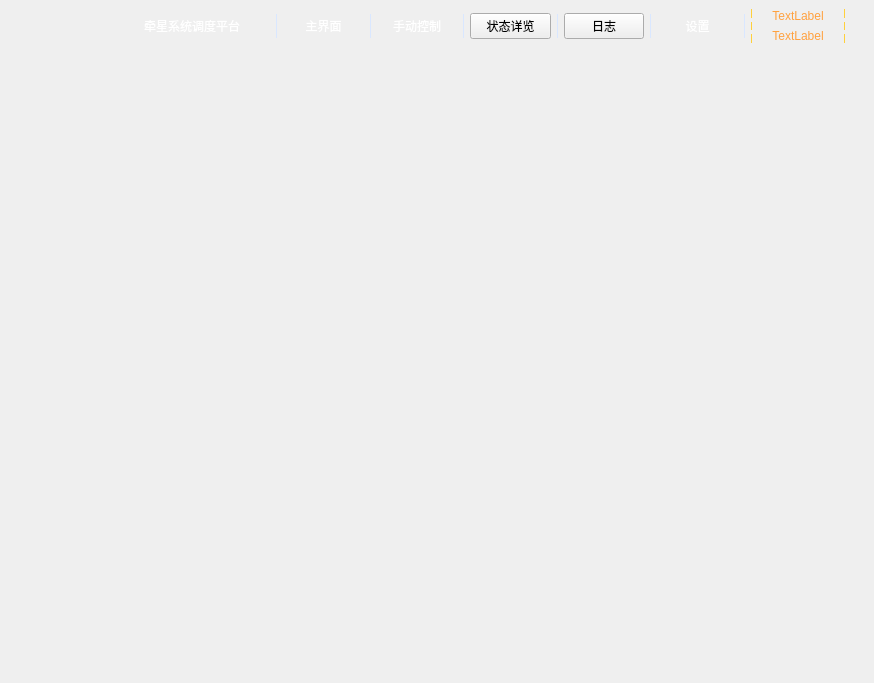
<?xml version="1.0" encoding="UTF-8"?>
<ui version="4.0">
 <class>WidgetMain</class>
 <widget class="QWidget" name="WidgetMain">
  <property name="geometry">
   <rect>
    <x>0</x>
    <y>0</y>
    <width>874</width>
    <height>683</height>
   </rect>
  </property>
  <property name="windowTitle">
   <string>Form</string>
  </property>
  <layout class="QGridLayout" name="gridLayout">
   <property name="leftMargin">
    <number>0</number>
   </property>
   <property name="topMargin">
    <number>0</number>
   </property>
   <property name="rightMargin">
    <number>0</number>
   </property>
   <property name="bottomMargin">
    <number>0</number>
   </property>
   <property name="spacing">
    <number>0</number>
   </property>
   <item row="0" column="0">
    <widget class="QWidget" name="widget" native="true">
     <property name="styleSheet">
      <string notr="true">#widget{border-image: url(:/image/home_all/bj2.png);}
</string>
     </property>
     <layout class="QVBoxLayout" name="verticalLayout" stretch="40,561,18">
      <property name="spacing">
       <number>8</number>
      </property>
      <property name="leftMargin">
       <number>20</number>
      </property>
      <property name="topMargin">
       <number>0</number>
      </property>
      <property name="rightMargin">
       <number>20</number>
      </property>
      <property name="bottomMargin">
       <number>10</number>
      </property>
      <item>
       <widget class="QWidget" name="widget_2" native="true">
        <property name="styleSheet">
         <string notr="true">pushButton{boder:none}</string>
        </property>
        <layout class="QHBoxLayout" name="horizontalLayout" stretch="266,648">
         <property name="leftMargin">
          <number>0</number>
         </property>
         <property name="topMargin">
          <number>0</number>
         </property>
         <property name="rightMargin">
          <number>0</number>
         </property>
         <property name="bottomMargin">
          <number>0</number>
         </property>
         <item>
          <widget class="QWidget" name="widget_4" native="true">
           <property name="styleSheet">
            <string notr="true">#widget_4{border-image: url(:/image/home_all/logokuang_icon.png);}
</string>
           </property>
           <layout class="QHBoxLayout" name="horizontalLayout_2">
            <item>
             <widget class="QLabel" name="label_icon">
              <property name="styleSheet">
               <string notr="true">border-image: url(:/image/home_all/logo_white.png);</string>
              </property>
              <property name="text">
               <string/>
              </property>
             </widget>
            </item>
            <item>
             <widget class="QLabel" name="label_title">
              <property name="styleSheet">
               <string notr="true">QLabel{color:rgb(255, 255, 255);background-color:transparent;border:none;}</string>
              </property>
              <property name="text">
               <string>牵星系统调度平台</string>
              </property>
             </widget>
            </item>
           </layout>
          </widget>
         </item>
         <item>
          <widget class="QWidget" name="widget_3" native="true">
           <property name="styleSheet">
            <string notr="true">#widget_3{border-image: url(:/image/home_all/daohangkuang_iocn.png);}
</string>
           </property>
           <layout class="QHBoxLayout" name="horizontalLayout_3">
            <item>
             <widget class="QWidget" name="widget_8" native="true">
              <property name="maximumSize">
               <size>
                <width>1</width>
                <height>24</height>
               </size>
              </property>
              <property name="styleSheet">
               <string notr="true">#widget_8{border:2px solid #D9E7FF;}</string>
              </property>
             </widget>
            </item>
            <item>
             <widget class="QPushButton" name="pushButton_home">
              <property name="cursor">
               <cursorShape>PointingHandCursor</cursorShape>
              </property>
              <property name="styleSheet">
               <string notr="true">QPushButton{color:rgb(255, 255, 255);background-color:transparent;border:none;}
</string>
              </property>
              <property name="text">
               <string>主界面</string>
              </property>
              <property name="icon">
               <iconset resource="image.qrc">
                <normaloff>:/image/home_all/zhuye_no_icon2.png</normaloff>:/image/home_all/zhuye_no_icon2.png</iconset>
              </property>
              <property name="iconSize">
               <size>
                <width>24</width>
                <height>22</height>
               </size>
              </property>
              <property name="autoDefault">
               <bool>false</bool>
              </property>
             </widget>
            </item>
            <item>
             <widget class="QWidget" name="widget_9" native="true">
              <property name="maximumSize">
               <size>
                <width>1</width>
                <height>24</height>
               </size>
              </property>
              <property name="styleSheet">
               <string notr="true">#widget_9{border:2px solid #D9E7FF;}</string>
              </property>
             </widget>
            </item>
            <item>
             <widget class="QPushButton" name="pushButton_control">
              <property name="cursor">
               <cursorShape>PointingHandCursor</cursorShape>
              </property>
              <property name="styleSheet">
               <string notr="true">QPushButton{color:rgb(255, 255, 255);background-color:transparent;border:none;}</string>
              </property>
              <property name="text">
               <string>手动控制</string>
              </property>
              <property name="icon">
               <iconset resource="image.qrc">
                <normaloff>:/image/home_all/kongzhi_no_icon2.png</normaloff>:/image/home_all/kongzhi_no_icon2.png</iconset>
              </property>
              <property name="iconSize">
               <size>
                <width>24</width>
                <height>22</height>
               </size>
              </property>
              <property name="checkable">
               <bool>false</bool>
              </property>
             </widget>
            </item>
            <item>
             <widget class="QWidget" name="widget_10" native="true">
              <property name="maximumSize">
               <size>
                <width>1</width>
                <height>24</height>
               </size>
              </property>
              <property name="styleSheet">
               <string notr="true">#widget_10{border:2px solid #D9E7FF;}</string>
              </property>
             </widget>
            </item>
            <item>
             <widget class="QPushButton" name="pushButton_detail">
              <property name="cursor">
               <cursorShape>PointingHandCursor</cursorShape>
              </property>
              <property name="text">
               <string>状态详览</string>
              </property>
              <property name="icon">
               <iconset resource="image.qrc">
                <normaloff>:/image/home_all/jiankong_no_icon2.png</normaloff>:/image/home_all/jiankong_no_icon2.png</iconset>
              </property>
              <property name="iconSize">
               <size>
                <width>24</width>
                <height>22</height>
               </size>
              </property>
             </widget>
            </item>
            <item>
             <widget class="QWidget" name="widget_11" native="true">
              <property name="maximumSize">
               <size>
                <width>1</width>
                <height>24</height>
               </size>
              </property>
              <property name="styleSheet">
               <string notr="true">#widget_11{border:2px solid #D9E7FF;}</string>
              </property>
             </widget>
            </item>
            <item>
             <widget class="QPushButton" name="pushButton_log">
              <property name="cursor">
               <cursorShape>PointingHandCursor</cursorShape>
              </property>
              <property name="text">
               <string>日志</string>
              </property>
              <property name="icon">
               <iconset resource="image.qrc">
                <normaloff>:/image/home_all/rizhi_no_icon2.png</normaloff>:/image/home_all/rizhi_no_icon2.png</iconset>
              </property>
              <property name="iconSize">
               <size>
                <width>24</width>
                <height>22</height>
               </size>
              </property>
             </widget>
            </item>
            <item>
             <widget class="QWidget" name="widget_12" native="true">
              <property name="maximumSize">
               <size>
                <width>1</width>
                <height>24</height>
               </size>
              </property>
              <property name="styleSheet">
               <string notr="true">#widget_12{border:2px solid #D9E7FF;}</string>
              </property>
             </widget>
            </item>
            <item>
             <widget class="QPushButton" name="pushButton_setting">
              <property name="cursor">
               <cursorShape>PointingHandCursor</cursorShape>
              </property>
              <property name="styleSheet">
               <string notr="true">QPushButton{color:rgb(255, 255, 255);background-color:transparent;border:none;}</string>
              </property>
              <property name="text">
               <string>设置</string>
              </property>
              <property name="icon">
               <iconset resource="image.qrc">
                <normaloff>:/image/home_all/shezhi_no_icon2.png</normaloff>:/image/home_all/shezhi_no_icon2.png</iconset>
              </property>
              <property name="iconSize">
               <size>
                <width>24</width>
                <height>22</height>
               </size>
              </property>
             </widget>
            </item>
            <item>
             <widget class="QWidget" name="widget_13" native="true">
              <property name="maximumSize">
               <size>
                <width>1</width>
                <height>24</height>
               </size>
              </property>
              <property name="styleSheet">
               <string notr="true">#widget_13{border:2px solid #D9E7FF;}</string>
              </property>
             </widget>
            </item>
            <item>
             <widget class="QWidget" name="widget_5" native="true">
              <property name="maximumSize">
               <size>
                <width>1</width>
                <height>40</height>
               </size>
              </property>
              <property name="styleSheet">
               <string notr="true">#widget_5{border:2px dashed #FFD03B;}</string>
              </property>
             </widget>
            </item>
            <item>
             <layout class="QVBoxLayout" name="verticalLayout_2">
              <item>
               <widget class="QLabel" name="label_time">
                <property name="styleSheet">
                 <string notr="true">QLabel{background-color:transparent;border:none;
color: qradialgradient(spread:pad, cx:0.505682, cy:0.5, radius:0.5, fx:0.505682, fy:0.5, stop:0.261364 rgba(255, 255, 255, 255), stop:0.886364 rgba(255, 161, 63, 255));}</string>
                </property>
                <property name="text">
                 <string>TextLabel</string>
                </property>
                <property name="alignment">
                 <set>Qt::AlignCenter</set>
                </property>
               </widget>
              </item>
              <item>
               <widget class="QLabel" name="label_date">
                <property name="styleSheet">
                 <string notr="true">QLabel{background-color:transparent;border:none;
color: qradialgradient(spread:pad, cx:0.505682, cy:0.5, radius:0.5, fx:0.505682, fy:0.5, stop:0.261364 rgba(255, 255, 255, 255), stop:0.886364 rgba(255, 161, 63, 255));}</string>
                </property>
                <property name="text">
                 <string>TextLabel</string>
                </property>
                <property name="alignment">
                 <set>Qt::AlignCenter</set>
                </property>
               </widget>
              </item>
             </layout>
            </item>
            <item>
             <widget class="QWidget" name="widget_6" native="true">
              <property name="maximumSize">
               <size>
                <width>1</width>
                <height>40</height>
               </size>
              </property>
              <property name="styleSheet">
               <string notr="true">#widget_6{border:2px dashed #FFD03B;}</string>
              </property>
             </widget>
            </item>
           </layout>
          </widget>
         </item>
        </layout>
       </widget>
      </item>
      <item>
       <widget class="QStackedWidget" name="stackedWidget"/>
      </item>
      <item>
       <widget class="QWidget" name="widget_7" native="true">
        <property name="styleSheet">
         <string notr="true">#widget_7{border-image: url(:/image/home_all/zhaungshikuang_di_icon.png);}
</string>
        </property>
       </widget>
      </item>
     </layout>
    </widget>
   </item>
  </layout>
 </widget>
 <resources>
  <include location="image.qrc"/>
 </resources>
 <connections/>
</ui>
